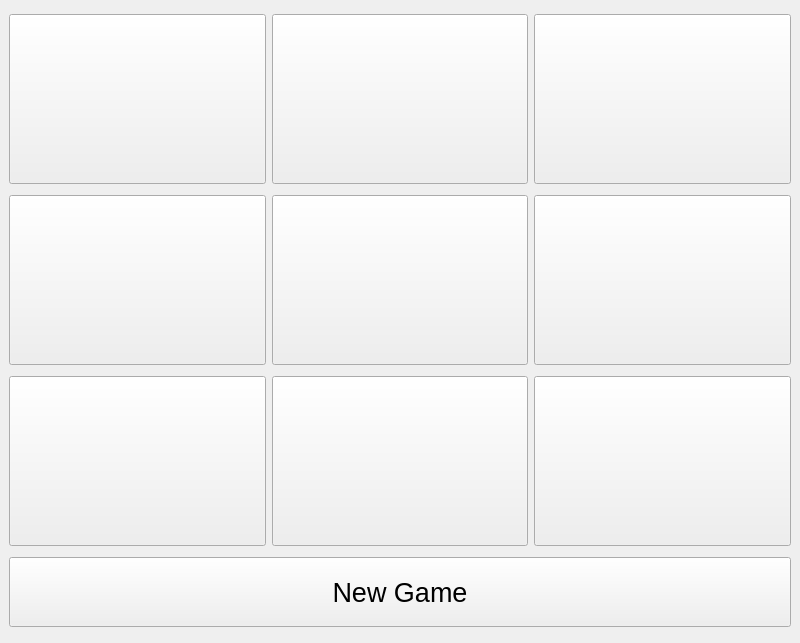
<?xml version="1.0" encoding="UTF-8"?>
<ui version="4.0">
 <class>MainWindow</class>
 <widget class="QMainWindow" name="MainWindow">
  <property name="geometry">
   <rect>
    <x>0</x>
    <y>0</y>
    <width>800</width>
    <height>643</height>
   </rect>
  </property>
  <property name="windowTitle">
   <string>MainWindow</string>
  </property>
  <widget class="QWidget" name="centralwidget">
   <layout class="QVBoxLayout" name="verticalLayout">
    <item>
     <layout class="QHBoxLayout" name="horizontalLayout">
      <item>
       <widget class="QPushButton" name="gameButton_0">
        <property name="minimumSize">
         <size>
          <width>100</width>
          <height>170</height>
         </size>
        </property>
        <property name="font">
         <font>
          <pointsize>80</pointsize>
         </font>
        </property>
        <property name="text">
         <string/>
        </property>
       </widget>
      </item>
      <item>
       <widget class="QPushButton" name="gameButton_1">
        <property name="minimumSize">
         <size>
          <width>100</width>
          <height>170</height>
         </size>
        </property>
        <property name="font">
         <font>
          <pointsize>80</pointsize>
         </font>
        </property>
        <property name="text">
         <string/>
        </property>
       </widget>
      </item>
      <item>
       <widget class="QPushButton" name="gameButton_2">
        <property name="minimumSize">
         <size>
          <width>100</width>
          <height>170</height>
         </size>
        </property>
        <property name="font">
         <font>
          <pointsize>80</pointsize>
         </font>
        </property>
        <property name="text">
         <string/>
        </property>
       </widget>
      </item>
     </layout>
    </item>
    <item>
     <layout class="QHBoxLayout" name="horizontalLayout_2">
      <item>
       <widget class="QPushButton" name="gameButton_3">
        <property name="minimumSize">
         <size>
          <width>100</width>
          <height>170</height>
         </size>
        </property>
        <property name="font">
         <font>
          <pointsize>80</pointsize>
         </font>
        </property>
        <property name="text">
         <string/>
        </property>
       </widget>
      </item>
      <item>
       <widget class="QPushButton" name="gameButton_4">
        <property name="minimumSize">
         <size>
          <width>100</width>
          <height>170</height>
         </size>
        </property>
        <property name="font">
         <font>
          <pointsize>80</pointsize>
         </font>
        </property>
        <property name="text">
         <string/>
        </property>
       </widget>
      </item>
      <item>
       <widget class="QPushButton" name="gameButton_5">
        <property name="minimumSize">
         <size>
          <width>100</width>
          <height>170</height>
         </size>
        </property>
        <property name="font">
         <font>
          <pointsize>80</pointsize>
         </font>
        </property>
        <property name="text">
         <string/>
        </property>
       </widget>
      </item>
     </layout>
    </item>
    <item>
     <layout class="QHBoxLayout" name="horizontalLayout_3">
      <item>
       <widget class="QPushButton" name="gameButton_6">
        <property name="minimumSize">
         <size>
          <width>100</width>
          <height>170</height>
         </size>
        </property>
        <property name="font">
         <font>
          <pointsize>80</pointsize>
         </font>
        </property>
        <property name="text">
         <string/>
        </property>
       </widget>
      </item>
      <item>
       <widget class="QPushButton" name="gameButton_7">
        <property name="minimumSize">
         <size>
          <width>100</width>
          <height>170</height>
         </size>
        </property>
        <property name="font">
         <font>
          <pointsize>80</pointsize>
         </font>
        </property>
        <property name="text">
         <string/>
        </property>
       </widget>
      </item>
      <item>
       <widget class="QPushButton" name="gameButton_8">
        <property name="minimumSize">
         <size>
          <width>100</width>
          <height>170</height>
         </size>
        </property>
        <property name="font">
         <font>
          <pointsize>80</pointsize>
         </font>
        </property>
        <property name="text">
         <string/>
        </property>
       </widget>
      </item>
     </layout>
    </item>
    <item>
     <widget class="QPushButton" name="newGameButton">
      <property name="minimumSize">
       <size>
        <width>0</width>
        <height>70</height>
       </size>
      </property>
      <property name="font">
       <font>
        <pointsize>20</pointsize>
       </font>
      </property>
      <property name="text">
       <string>New Game</string>
      </property>
     </widget>
    </item>
   </layout>
  </widget>
  <widget class="QMenuBar" name="menubar">
   <property name="geometry">
    <rect>
     <x>0</x>
     <y>0</y>
     <width>800</width>
     <height>26</height>
    </rect>
   </property>
  </widget>
 </widget>
 <resources/>
 <connections/>
</ui>
